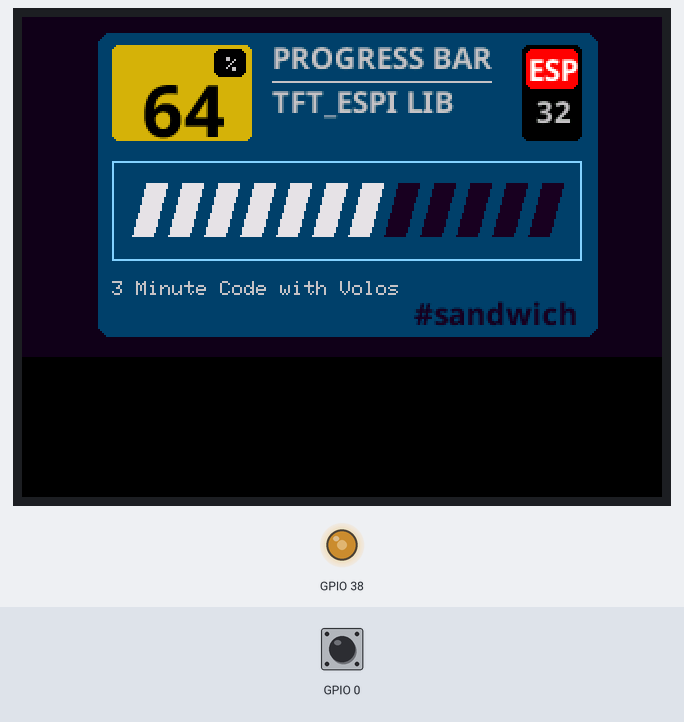
Bench run of a sketch on a simulated ESP32. Parts: 320×240 colour display, output pins drawn as LEDs (lit = HIGH). Inputs (shaded band) come from the test bench; at power-on: GPIO 0 HIGH.

Above: at 1.4 s.
1.5 s: GPIO 0 pulled LOW for 0.2 s
At 2.18 s:
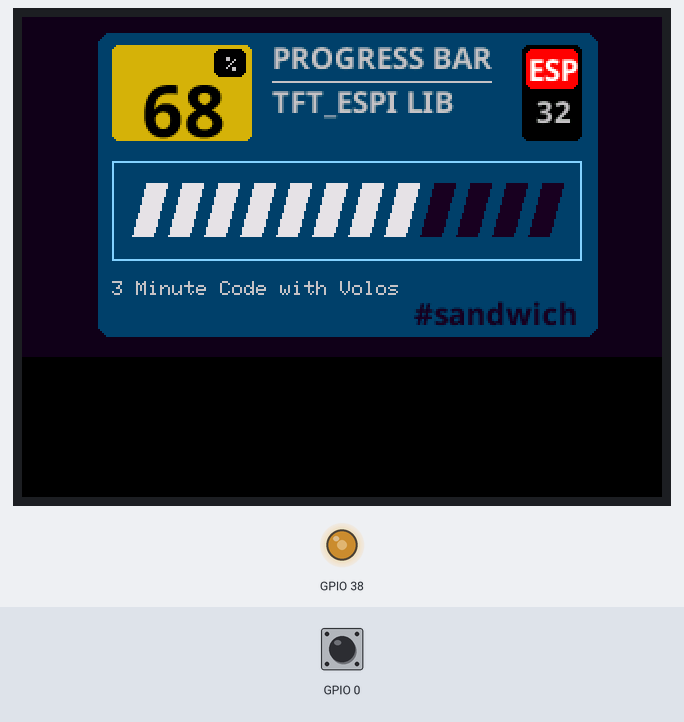
3.2 s: GPIO 0 pulled LOW for 1 s
At 3.65 s:
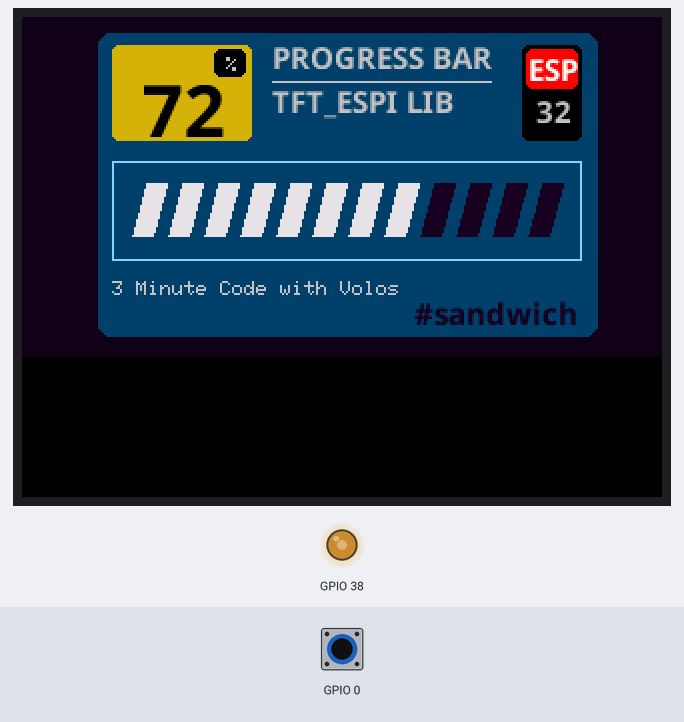
5.7 s: GPIO 0 pulled LOW for 1 s
At 5.93 s:
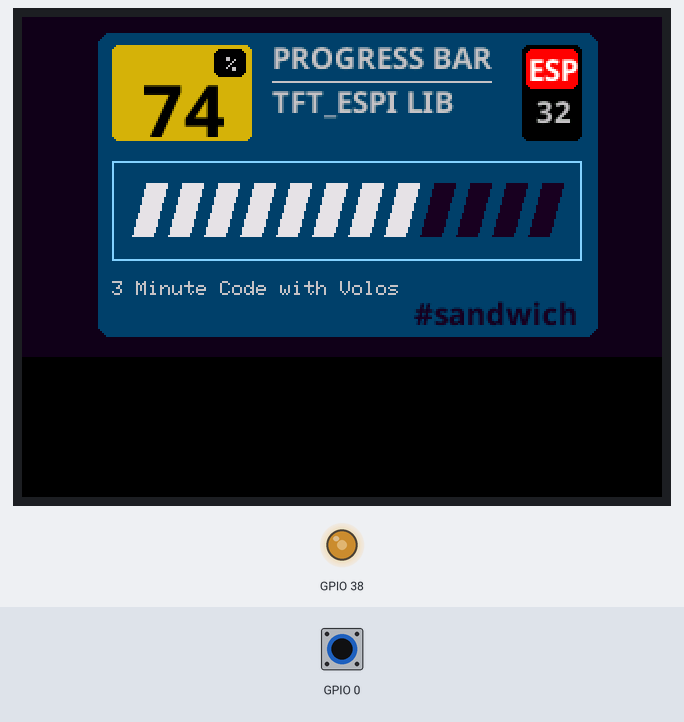
8.2 s: GPIO 0 pulled LOW for 3.2 s
At 10.2 s:
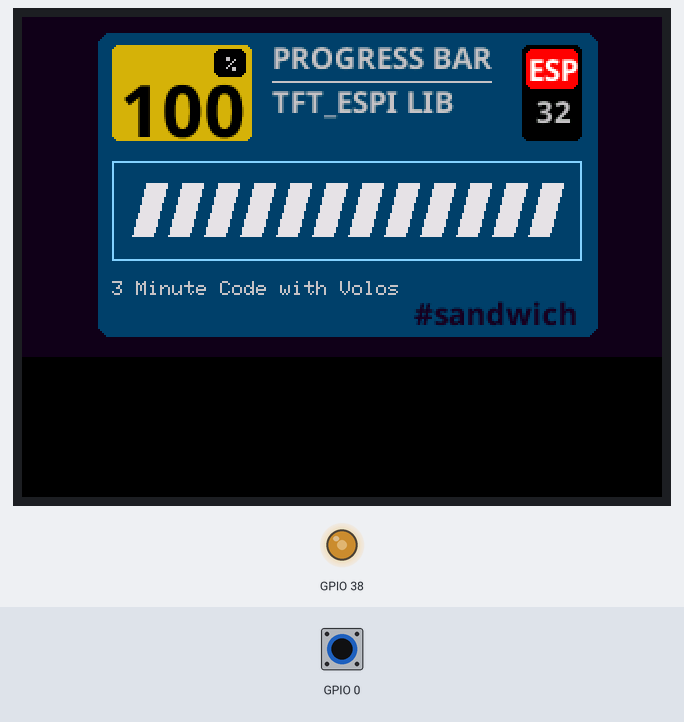
Timing chart, 0 to 11.7 s (numbered marks = the images above; inputs shaded):
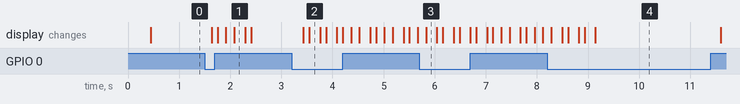

The sketch:

ProgressBar.ino
```cpp
#include <TFT_eSPI.h>
#include "Noto.h"
#include "NotoBig.h"

TFT_eSPI tft = TFT_eSPI();
TFT_eSprite sprite = TFT_eSprite(&tft);

unsigned short dark=0x1804;
unsigned short back2=0x1003;
unsigned short back=0x020D;
unsigned short yel=0xD581;

int cur_progress=68;
int segments=0;

void setup() {

  pinMode(0,INPUT_PULLUP);

  tft.init();
  tft.setRotation(1);
  tft.fillScreen(TFT_BLACK);
  sprite.createSprite(320,170);

     //brightness
     ledcSetup(0, 10000, 8);
     ledcAttachPin(38, 0);
     ledcWrite(0, 140);
}

void draw()
  {
    sprite.fillSprite(back2);
    sprite.fillSmoothRoundRect(38, 8, 250, 152, 6, back,back2);


    //draw bar
    for(int i=0;i<12;i++)
    sprite.drawWedgeLine(60+(i*18),110,68+(i*18),80,5,5,dark,back);

    for(int i=0;i<segments;i++)
    sprite.drawWedgeLine(60+(i*18),110,68+(i*18),80,5,5,0xE71C,back);

    sprite.fillRect(55,110,220,8,back);
    sprite.fillRect(60,75,220,8,back);

    //frame rect
    sprite.drawRect(45,72,235,50,0x869F);

    //round rectangles
    sprite.fillSmoothRoundRect(45, 14, 70, 48, 3, yel,back);
    sprite.fillSmoothRoundRect(96, 16, 16, 14, 3, TFT_BLACK,yel);
    sprite.fillSmoothRoundRect(250, 14, 30, 48, 3, TFT_BLACK,back);
    sprite.fillSmoothRoundRect(252, 16, 26, 20, 3, TFT_RED,TFT_BLACK);


    sprite.loadFont(NotoBig);
    sprite.setTextDatum(4);
    sprite.setTextColor(TFT_BLACK,yel);
    sprite.drawString(String(cur_progress),80,50);
     sprite.setTextColor(TFT_MAGENTA,back2);
     sprite.setTextDatum(0);

    sprite.unloadFont();

    sprite.drawFastHLine(125, 32, 110, TFT_SILVER);
    sprite.loadFont(Noto);
    sprite.setTextDatum(0);
    sprite.setTextColor(TFT_SILVER,back);
    sprite.drawString("PROGRESS BAR",125,14);
    sprite.drawString("TFT_ESPI LIB",125,36);
    sprite.setTextColor(TFT_WHITE,TFT_RED);
    sprite.drawString("ESP",253,20);
    sprite.setTextColor(TFT_SILVER,TFT_BLACK);
    sprite.drawString("32",257,41);
    sprite.setTextColor(dark,back);
    sprite.drawString("#sandwich",196,142);

    sprite.unloadFont();

    sprite.setTextColor(TFT_SILVER,back);
    sprite.drawString("3 Minute Code with Volos",45,132);
    sprite.setTextColor(TFT_SILVER,TFT_BLACK);
    sprite.drawString("%",102,20);
    sprite.pushSprite(0,0);
  }

void loop() {

  if(digitalRead(0)==0)
  {
    if(cur_progress<100) cur_progress=cur_progress+4;
  }else {
    if(cur_progress>64) cur_progress=cur_progress-2;
  }

  segments=map(cur_progress,0,100,0,12);
  draw();
}
```

Source omitted: Noto.h (data table, 65766 bytes), NotoBig.h (data table, 268232 bytes)

Measured:
- after the input at 1.5 s, the display: changes after 0.14 s (image 1)
- after the input at 3.2 s, the display: first changes after 0.23 s (image 2 shows a later state)
